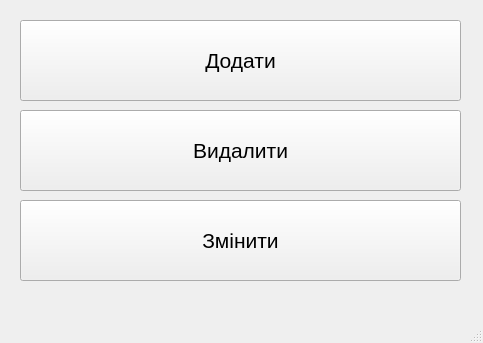
<?xml version="1.0" encoding="UTF-8"?>
<ui version="4.0">
 <class>ActionsWindow</class>
 <widget class="QMainWindow" name="ActionsWindow">
  <property name="geometry">
   <rect>
    <x>0</x>
    <y>0</y>
    <width>483</width>
    <height>343</height>
   </rect>
  </property>
  <property name="windowTitle">
   <string>Actions Window</string>
  </property>
  <widget class="QWidget" name="centralwidget">
   <property name="font">
    <font>
     <family>MS Shell Dlg 2</family>
    </font>
   </property>
   <widget class="QPushButton" name="pushButton">
    <property name="geometry">
     <rect>
      <x>20</x>
      <y>20</y>
      <width>441</width>
      <height>81</height>
     </rect>
    </property>
    <property name="font">
     <font>
      <pointsize>16</pointsize>
     </font>
    </property>
    <property name="text">
     <string>Додати</string>
    </property>
   </widget>
   <widget class="QPushButton" name="pushButton_2">
    <property name="geometry">
     <rect>
      <x>20</x>
      <y>110</y>
      <width>441</width>
      <height>81</height>
     </rect>
    </property>
    <property name="font">
     <font>
      <pointsize>16</pointsize>
     </font>
    </property>
    <property name="text">
     <string>Видалити</string>
    </property>
   </widget>
   <widget class="QPushButton" name="pushButton_3">
    <property name="geometry">
     <rect>
      <x>20</x>
      <y>200</y>
      <width>441</width>
      <height>81</height>
     </rect>
    </property>
    <property name="font">
     <font>
      <family>MS Shell Dlg 2</family>
      <pointsize>16</pointsize>
     </font>
    </property>
    <property name="text">
     <string>Змінити</string>
    </property>
   </widget>
  </widget>
  <widget class="QMenuBar" name="menubar">
   <property name="geometry">
    <rect>
     <x>0</x>
     <y>0</y>
     <width>483</width>
     <height>26</height>
    </rect>
   </property>
  </widget>
  <widget class="QStatusBar" name="statusbar"/>
 </widget>
 <resources/>
 <connections/>
</ui>
